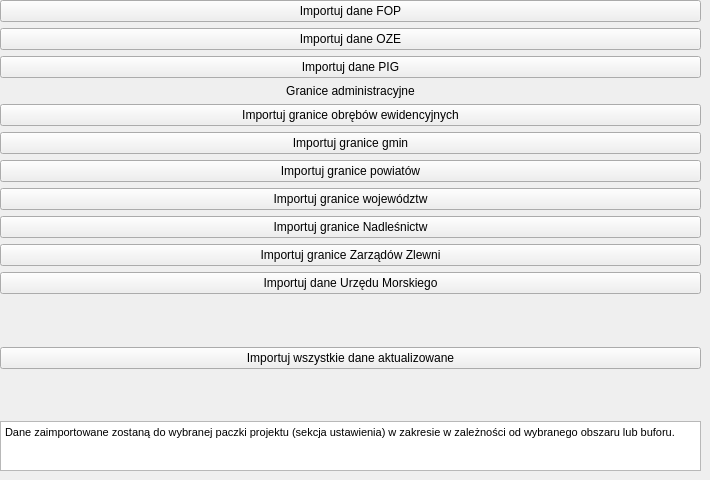
        <widget class="QWidget" name="tab_4">
         <attribute name="title">
          <string>Dane aktualizowane</string>
         </attribute>
         <widget class="QWidget" name="verticalLayoutWidget_5">
          <property name="geometry">
           <rect>
            <x>0</x>
            <y>0</y>
            <width>701</width>
            <height>471</height>
           </rect>
          </property>
          <layout class="QVBoxLayout" name="verticalLayout_8">
           <item>
            <widget class="QPushButton" name="pb_import_fop">
             <property name="text">
              <string>Importuj dane FOP</string>
             </property>
            </widget>
           </item>
           <item>
            <widget class="QPushButton" name="pb_import_oze">
             <property name="text">
              <string>Importuj dane OZE</string>
             </property>
            </widget>
           </item>
           <item>
            <widget class="QPushButton" name="pb_import_pig">
             <property name="text">
              <string>Importuj dane PIG</string>
             </property>
            </widget>
           </item>
           <item>
            <widget class="QLabel" name="label_8">
             <property name="text">
              <string>Granice administracyjne</string>
             </property>
             <property name="alignment">
              <set>Qt::AlignCenter</set>
             </property>
            </widget>
           </item>
           <item>
            <widget class="QPushButton" name="pb_import_obreb">
             <property name="text">
              <string>Importuj granice obrębów ewidencyjnych</string>
             </property>
            </widget>
           </item>
           <item>
            <widget class="QPushButton" name="pb_import_gmina">
             <property name="text">
              <string>Importuj granice gmin</string>
             </property>
            </widget>
           </item>
           <item>
            <widget class="QPushButton" name="pb_import_powiat">
             <property name="text">
              <string>Importuj granice powiatów</string>
             </property>
            </widget>
           </item>
           <item>
            <widget class="QPushButton" name="pb_import_wojewodztwo">
             <property name="text">
              <string>Importuj granice województw</string>
             </property>
            </widget>
           </item>
           <item>
            <widget class="QPushButton" name="pb_import_nadlesnictwo">
             <property name="text">
              <string>Importuj granice Nadleśnictw</string>
             </property>
            </widget>
           </item>
           <item>
            <widget class="QPushButton" name="pb_import_zz">
             <property name="text">
              <string>Importuj granice Zarządów Zlewni</string>
             </property>
            </widget>
           </item>
           <item>
            <widget class="QPushButton" name="pb_import_um">
             <property name="text">
              <string>Importuj dane Urzędu Morskiego</string>
             </property>
            </widget>
           </item>
           <item>
            <spacer name="verticalSpacer_3">
             <property name="orientation">
              <enum>Qt::Vertical</enum>
             </property>
             <property name="sizeHint" stdset="0">
              <size>
               <width>20</width>
               <height>40</height>
              </size>
             </property>
            </spacer>
           </item>
           <item>
            <widget class="QPushButton" name="pb_import_act_all">
             <property name="text">
              <string>Importuj wszystkie dane aktualizowane</string>
             </property>
            </widget>
           </item>
           <item>
            <spacer name="verticalSpacer_11">
             <property name="orientation">
              <enum>Qt::Vertical</enum>
             </property>
             <property name="sizeHint" stdset="0">
              <size>
               <width>20</width>
               <height>40</height>
              </size>
             </property>
            </spacer>
           </item>
           <item>
            <widget class="QTextBrowser" name="textBrowser_7">
             <property name="maximumSize">
              <size>
               <width>16777215</width>
               <height>50</height>
              </size>
             </property>
             <property name="html">
              <string>&lt;!DOCTYPE HTML PUBLIC &quot;-//W3C//DTD HTML 4.0//EN&quot; &quot;http://www.w3.org/TR/REC-html40/strict.dtd&quot;&gt;
&lt;html&gt;&lt;head&gt;&lt;meta name=&quot;qrichtext&quot; content=&quot;1&quot; /&gt;&lt;style type=&quot;text/css&quot;&gt;
p, li { white-space: pre-wrap; }
&lt;/style&gt;&lt;/head&gt;&lt;body style=&quot; font-family:'Open Sans'; font-size:8pt; font-weight:400; font-style:normal;&quot;&gt;
&lt;p align=&quot;justify&quot; style=&quot; margin-top:0px; margin-bottom:0px; margin-left:0px; margin-right:0px; -qt-block-indent:0; text-indent:0px;&quot;&gt;Dane zaimportowane zostaną do wybranej paczki projektu (sekcja ustawienia) w zakresie w zależności od wybranego obszaru lub buforu.&lt;/p&gt;&lt;/body&gt;&lt;/html&gt;</string>
             </property>
            </widget>
           </item>
          </layout>
         </widget>
        </widget>
